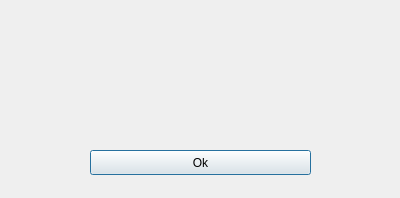
<?xml version="1.0" encoding="UTF-8"?>
<ui version="4.0">
 <class>Dialog</class>
 <widget class="QDialog" name="Dialog">
  <property name="geometry">
   <rect>
    <x>0</x>
    <y>0</y>
    <width>400</width>
    <height>198</height>
   </rect>
  </property>
  <property name="windowTitle">
   <string>Dialog</string>
  </property>
  <widget class="QLabel" name="label">
   <property name="geometry">
    <rect>
     <x>20</x>
     <y>60</y>
     <width>361</width>
     <height>41</height>
    </rect>
   </property>
   <property name="text">
    <string/>
   </property>
   <property name="alignment">
    <set>Qt::AlignCenter</set>
   </property>
  </widget>
  <widget class="QPushButton" name="button">
   <property name="geometry">
    <rect>
     <x>90</x>
     <y>150</y>
     <width>221</width>
     <height>25</height>
    </rect>
   </property>
   <property name="text">
    <string>Ok</string>
   </property>
  </widget>
 </widget>
 <resources/>
 <connections/>
</ui>
